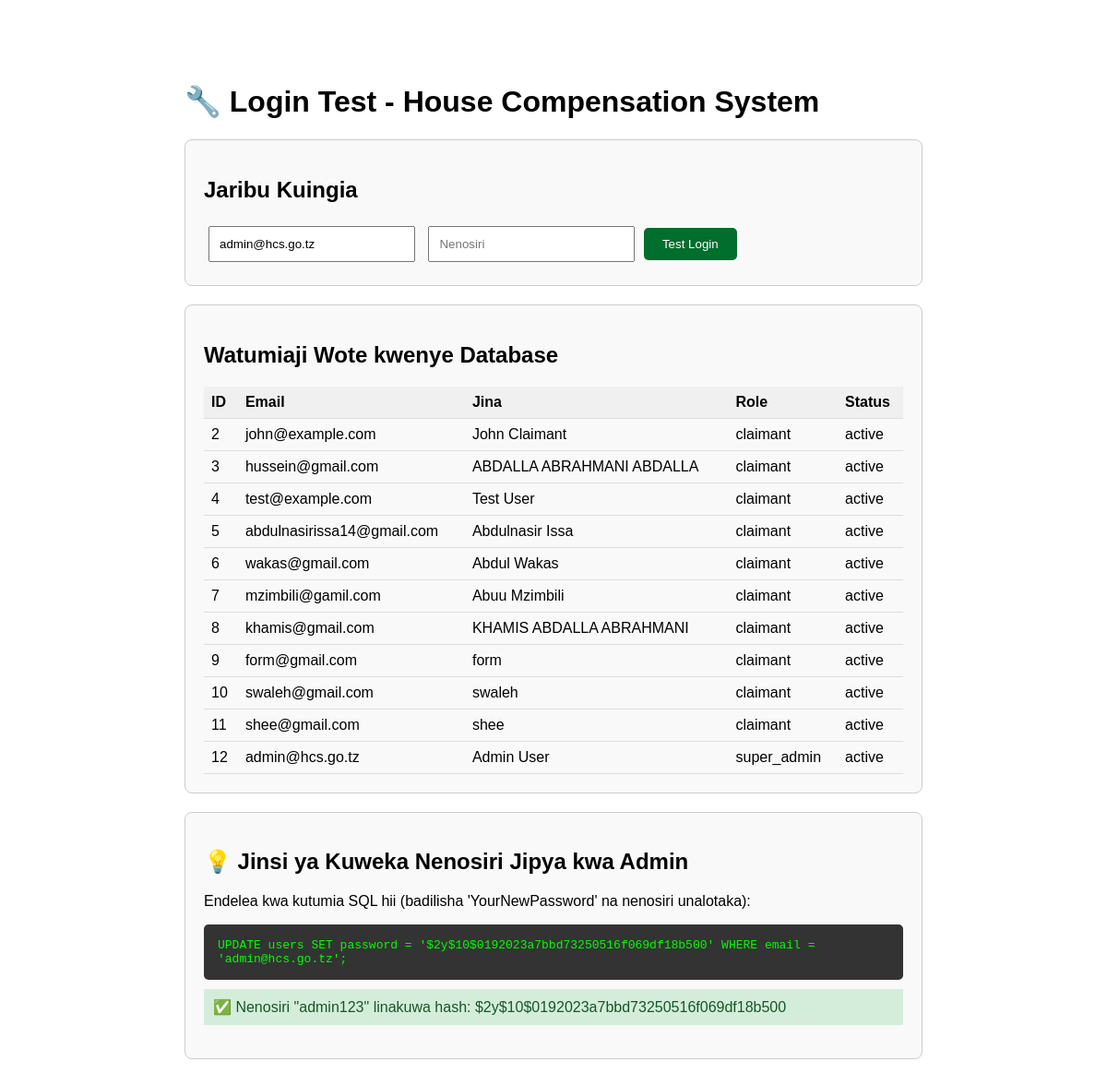
/auth/test_login.php, run on an earlier commit of the app's database.
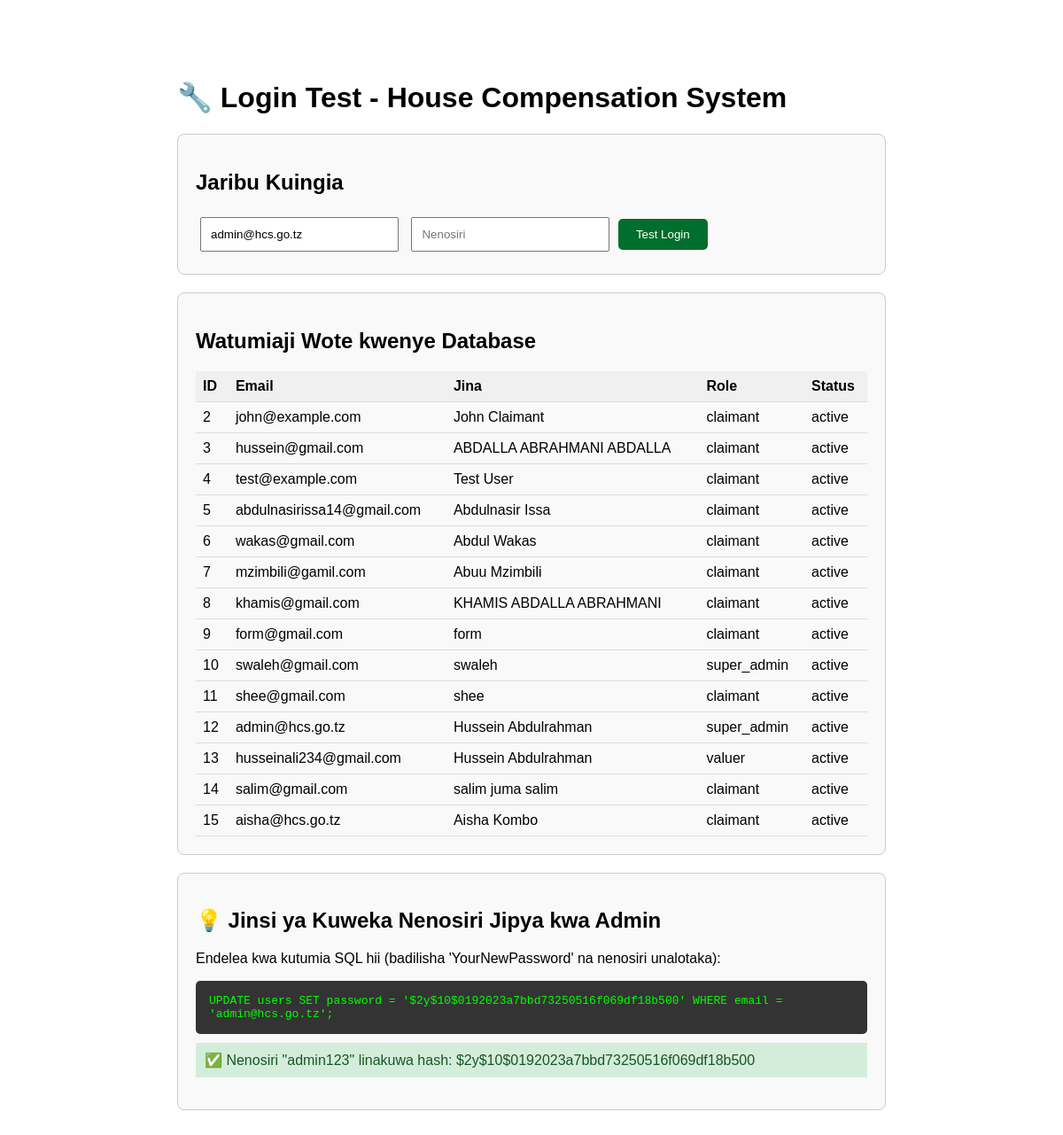
And on a later commit of the database.
### tables this page shows
CREATE TABLE `users` (
  `id` int(11) NOT NULL,
  `full_name` varchar(255) NOT NULL,
  `email` varchar(255) NOT NULL,
  `phone` varchar(20) DEFAULT NULL,
  `nin` varchar(30) DEFAULT NULL,
  `role` enum('super_admin','claimant','valuer','legal_officer','finance_officer','commissioner') DEFAULT 'claimant',
  `password` varchar(255) NOT NULL,
  `status` enum('active','inactive') DEFAULT 'active',
  `created_at` timestamp NOT NULL DEFAULT current_timestamp()
);

### auth/test_login.php (the view, shortened to what this page needs)
<?php
$conn = getDB();
$users_query = "SELECT id, email, full_name, role, status FROM users ORDER BY id";
$users_result = mysqli_query($conn, $users_query);
$users = [];
while ($row = mysqli_fetch_assoc($users_result)) {
    $users[] = $row;
}
?>
<!DOCTYPE html>
<html>
<head>
</head>
<body>
    <h1>🔧 Login Test - House Compensation System</h1>
    <div class="test-box">
        <h2>Jaribu Kuingia</h2>
        <form method="POST">
            <input type="email" name="email" placeholder="admin@hcs.go.tz" value="admin@hcs.go.tz" required>
            <input type="password" name="password" placeholder="Nenosiri" required>
            <button type="submit">Test Login</button>
        </form>
    </div>
    <div class="test-box">
        <h2>Watumiaji Wote kwenye Database</h2>
        <table>
            <thead>
                <tr><th>ID</th><th>Email</th><th>Jina</th><th>Role</th><th>Status</th></tr>
            </thead>
            <tbody>
                <?php foreach ($users as $u): ?>
                <tr>
                    <td><?php echo $u['id']; ?></td>
                    <td><?php echo htmlspecialchars($u['email']); ?></td>
                    <td><?php echo htmlspecialchars($u['full_name']); ?></td>
                    <td><?php echo $u['role']; ?></td>
                    <td><?php echo $u['status']; ?></td>
                </tr>
                <?php endforeach; ?>
            </tbody>
        </table>
    </div>
    <div class="test-box">
        <h2>💡 Jinsi ya Kuweka Nenosiri Jipya kwa Admin</h2>
        <p>Endelea kwa kutumia SQL hii (badilisha 'YourNewPassword' na nenosiri unalotaka):</p>
        <code style="display: block; background: #333; color: #0f0; padding: 15px; border-radius: 5px; overflow-x: auto;">
        <?php
        $new_password = 'admin123';
        $new_hash = password_hash($new_password, PASSWORD_DEFAULT);
        echo "UPDATE users SET password = '{$new_hash}' WHERE email = 'admin@hcs.go.tz';\n";
        ?>
        </code>
        <p class="success" style="margin-top: 10px; padding: 10px;">
            ✅ Nenosiri "admin123" linakuwa hash: <?php echo password_hash('admin123', PASSWORD_DEFAULT); ?>
        </p>
    </div>
</body>
</html>

### auth/test_login.php (style rules this page uses)
body { font-family: Arial, sans-serif; max-width: 800px; margin: 50px auto; padding: 20px; }
.test-box { border: 1px solid #ccc; border-radius: 8px; padding: 20px; margin-bottom: 20px; background: #f9f9f9; }
input { padding: 10px; margin: 5px; width: 200px; }
button { padding: 10px 20px; background: #006e2c; color: white; border: none; border-radius: 5px; cursor: pointer; }
table { width: 100%; border-collapse: collapse; }
th, td { padding: 8px; text-align: left; border-bottom: 1px solid #ddd; }
th { background: #f0f0f0; }
.success { background: #d4edda; color: #155724; border-color: #c3e6cb; }

What changed in the data, as far as the page shows it:
changed users "swaleh@gmail.com": role "claimant" → "super_admin"
changed users "admin@hcs.go.tz": full_name "Admin User" → "Hussein Abdulrahman"
added users: id "13", email "husseinali234@gmail.com", full_name "Hussein Abdulrahman", role "valuer", status "active"
added users: id "14", email "salim@gmail.com", full_name "salim juma salim", role "claimant", status "active"
added users: id "15", email "aisha@hcs.go.tz", full_name "Aisha Kombo", role "claimant", status "active"
